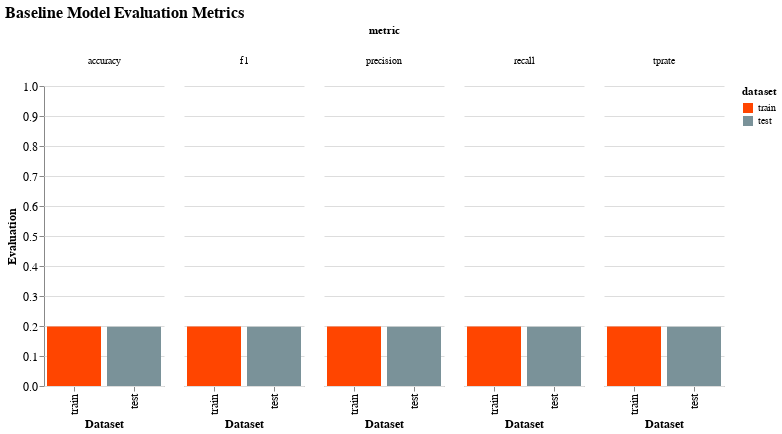

Source (notebook cell):
### Code cell
domain_ = ['train', 'test']
range_ = ['#ff4500', '#7a9299'] # orca: 1b2426

# create the selection and color scheme for interaction
selection = alt.selection_single(fields = ['dataset'], name = 'Random')
color = alt.condition(selection,
                      alt.Color('dataset:N', scale=alt.Scale(domain=domain_, range=range_)),
                      alt.value('lightgray'))

# create the figure
bar = (alt.Chart(eval_df, width = 120)
 .mark_bar()
 .encode(y = alt.Y('value:Q', scale = alt.Scale(domain=[0, 1])),
         x = alt.X('dataset:N', sort = ['train', 'test']),
         color = color,
         column = alt.Column('metric:N', header = alt.Header(labelAngle = 0, labelOrient = 'top'))
        )
).add_selection(selection)

bar.title = 'Baseline Model Evaluation Metrics'
bar.encoding.x.title = 'Dataset'
bar.encoding.y.title = 'Evaluation'

random_forest_eval = (bar).configure_view(strokeOpacity = 0).configure_axis(
    labelFontSize = 12,
    titleFontSize = 12
).configure_title(
    fontSize = 16
)

random_forest_eval

### Figure 1 — Vega-Lite specification as saved in the notebook (floating-point values rounded to 4 significant figures)
{"config": {"view": {"continuousWidth": 400, "continuousHeight": 300, "strokeOpacity": 0}, "axis": {"labelFontSize": 12, "titleFontSize": 12}, "title": {"fontSize": 16}}, "data": {"name": "data-648e250b16531236f32888f4114e7737"}, "mark": "bar", "encoding": {"color": {"condition": {"field": "dataset", "scale": {"domain": ["train", "test"], "range": ["#ff4500", "#7a9299"]}, "type": "nominal", "selection": "Random"}, "value": "lightgray"}, "column": {"field": "metric", "header": {"labelAngle": 0, "labelOrient": "top"}, "type": "nominal"}, "x": {"field": "dataset", "sort": ["train", "test"], "title": "Dataset", "type": "nominal"}, "y": {"field": "value", "scale": {"domain": [0, 1]}, "title": "Evaluation", "type": "quantitative"}}, "selection": {"Random": {"type": "single", "fields": ["dataset"]}}, "title": "Baseline Model Evaluation Metrics", "width": 120, "$schema": "https://vega.github.io/schema/vega-lite/v4.17.0.json", "datasets": {"data-648e250b16531236f32888f4114e7737": [{"dataset": "train", "metric": "accuracy", "value": 0.1987}, {"dataset": "test", "metric": "accuracy", "value": 0.1974}, {"dataset": "train", "metric": "f1", "value": 0.1987}, {"dataset": "test", "metric": "f1", "value": 0.1973}, {"dataset": "train", "metric": "precision", "value": 0.1987}, {"dataset": "test", "metric": "precision", "value": 0.1973}, {"dataset": "train", "metric": "recall", "value": 0.1987}, {"dataset": "test", "metric": "recall", "value": 0.1974}, {"dataset": "train", "metric": "tprate", "value": 0.1987}, {"dataset": "test", "metric": "tprate", "value": 0.1974}]}}
